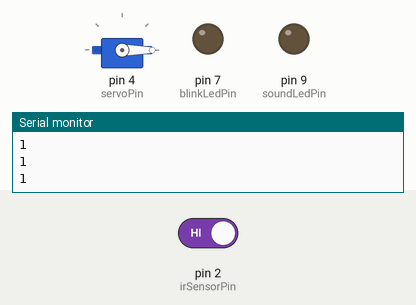
Recording of a sketch running on a simulated Arduino Uno, built with avr-gcc and run on an emulated ATmega328P. Parts: servo, output pins drawn as LEDs (lit = HIGH), the last lines printed to the serial monitor. The test bench sets the inputs (shaded band); at power-on: pin 2 (irSensorPin) HIGH.

Above: at 1.2 s.
1.3 s: pin 2 (irSensorPin) driven LOW
At 1.7 s:
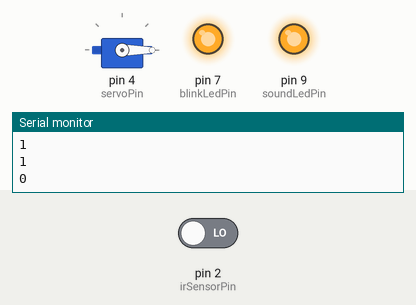
At 11.7 s:
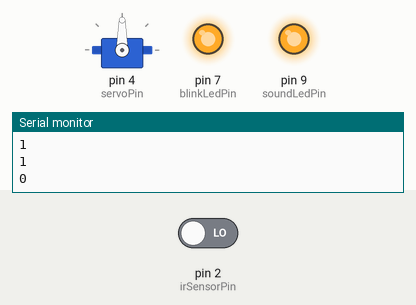
Timing chart, 0 to 23.8 s (numbered marks = the images above; inputs shaded):
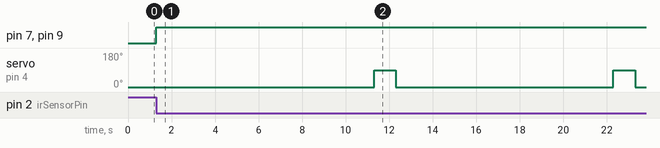

Measured:
- after the input at 1.3 s, pin 7 (blinkLedPin), pin 9 (soundLedPin): LOW → HIGH at once; servo on pin 4 (servoPin): alternates 90° for 1.0 s and 0° for 10.0 s, starting after 10.0 s

The sketch:

Overskaering_3.ino
```cpp
// overskæring ver 3 DGMF

#include <Servo.h>

int irSensorPin = 2; // IR sensor input pin
int blinkLedPin = 7; // Blink LED pin
int soundLedPin = 9; // Sound LED pin
int servoPin = 4; // Servo control pin

Servo myServo;

int irSensorState = 0; // Variable to store IR sensor state

void setup() {
  pinMode(irSensorPin, INPUT); // Set IR sensor pin as input
  pinMode(blinkLedPin, OUTPUT); // Set Blink LED pin as output
  pinMode(soundLedPin, OUTPUT); // Set Sound LED pin as output
  myServo.attach(servoPin); // Attach servo to servo pin

  myServo.write(0); // Initialize servo position to up
  Serial.begin(9600); // Start serial communication for debugging
}

void loop() {
  irSensorState = digitalRead(irSensorPin); // Read IR sensor state
  Serial.println(irSensorState); // Print IR sensor state to Serial Monitor for debugging

  if (irSensorState == LOW) { // If IR sensor detects an object
    digitalWrite(blinkLedPin, HIGH); // Turn on Blink LED
    digitalWrite(soundLedPin, HIGH); // Turn on Sound LED
    delay(10000); // Wait for 10 seconds

    myServo.write(90); // Move servo down
    delay(1000); // Give servo time to move
    digitalWrite(soundLedPin, LOW); // Turn off Sound LED

    while (digitalRead(irSensorPin) == HIGH) { // Wait for next LOW signal
      // Do nothing and wait
    }

    myServo.write(0); // Move servo back up
    digitalWrite(blinkLedPin, LOW); // Turn off Blink LED
  }
}
```
